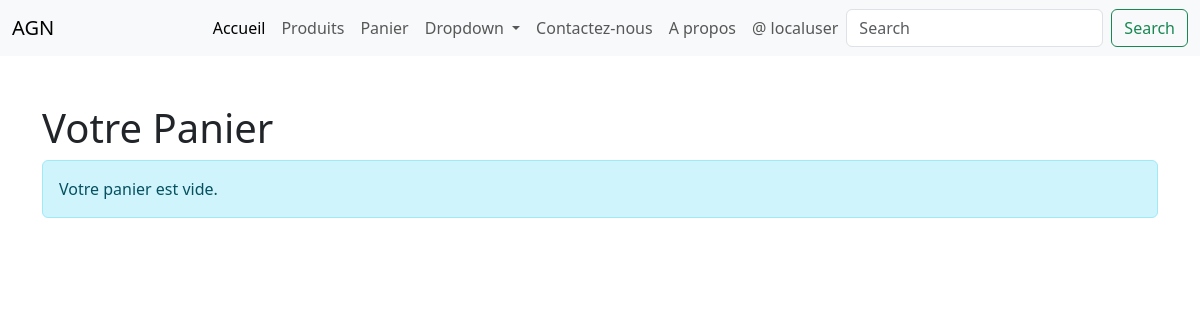
The app's page /products/cart/ (signed in), older data.
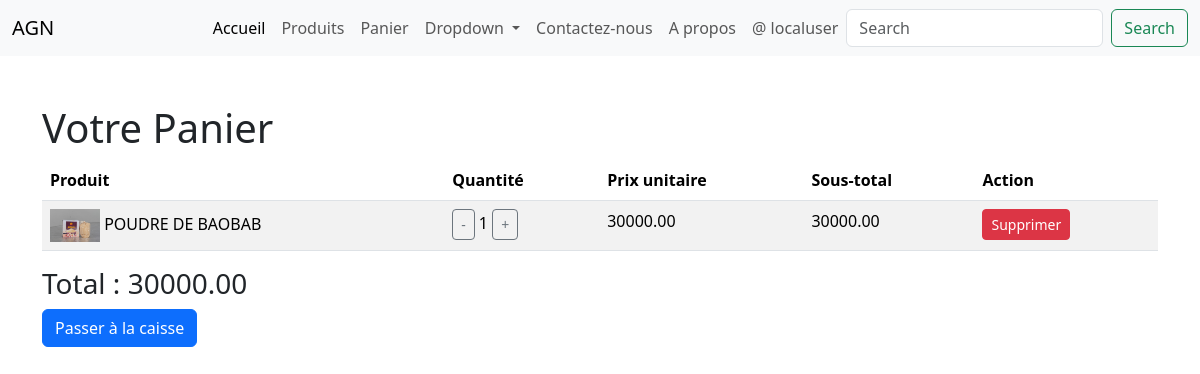
The same page, newer data.
### accounts/models.py (models this page shows, shortened)
class User(AbstractUser):
    profile_pic = models.ImageField(upload_to = "profile_pic", default = "img/profile_pic")
    phone_number = models.CharField(max_length=15, blank=True, null=True)
    address = models.TextField(blank=True, null=True)
    preferences = models.JSONField(default=dict, blank=True, null=True)
    loyalty_points = models.IntegerField(default=0)

### products/models.py (models this page shows, shortened)
class CartItem(models.Model):
    cart = models.ForeignKey(Cart, related_name='items', on_delete=models.CASCADE)
    product = models.ForeignKey(Product, on_delete=models.CASCADE)
    quantity = models.PositiveIntegerField(default=1)
    def get_subtotal(self):
        return self.product.price * self.quantity

class Product(models.Model):
    name = models.CharField(max_length=100)
    description = models.TextField()
    price = models.DecimalField(max_digits=10, decimal_places=2)
    image = models.ImageField(upload_to='product_images/')
    category = models.ForeignKey(Category, on_delete=models.CASCADE)
    author = models.ForeignKey(User, on_delete=models.CASCADE)
    date_creation = models.DateTimeField(auto_now_add=True)
    date_update = models.DateTimeField(auto_now=True)

### products/views.py (the view)
# urls.py: path("cart/", views.cart_view, name="cart_view"),
@login_required
def cart_view(request):
    cart, created = Cart.objects.get_or_create(user=request.user)
    cart_items = cart.items.all()
    total = cart.get_total()
    context = {'cart_items': cart_items, 'total': total}
    return render(request, 'products/panier.html', context)

### products/models.py (called while the page is built)
    def get_total(self):
        return sum(item.get_subtotal() for item in self.items.all())

### products/templates/products/panier.html (shortened to what this page needs)
{% extends "base.html" %}
{% load static %}
{% block content %}
    <div class="container mt-5">
        <h1>Votre Panier</h1>
        {% if cart_items %}
            <table class="table table-striped">
                <thead>
                    <tr>
                        <th>Produit</th>
                        <th>Quantité</th>
                        <th>Prix unitaire</th>
                        <th>Sous-total</th>
                        <th>Action</th>
                    </tr>
                </thead>
                <tbody>
                    {% for item in cart_items %}
                        <tr data-item-id="{{ item.id }}">
                            <td>
                                <img src="{{ item.product.image.url }}" alt="{{ item.product.name }}" width="50">
                                {{ item.product.name }}
                            </td>
                            <td>
                                <button class="btn btn-sm btn-outline-secondary quantity-decrease" data-item-id="{{ item.id }}">-</button>
                                <span class="quantity-value" data-item-id="{{ item.id }}">{{ item.quantity }}</span>
                                <button class="btn btn-sm btn-outline-secondary quantity-increase" data-item-id="{{ item.id }}">+</button>
                            </td>
                            <td>{{ item.product.price }}</td>
                            <td class="subtotal-value" data-item-id="{{ item.id }}">{{ item.get_subtotal }}</td>
                            <td><button class="btn btn-danger btn-sm remove-item" data-item-id="{{ item.id }}">Supprimer</button></td>
                        </tr>
                    {% endfor %}
                </tbody>
            </table>
            <div class="text-right">
                <h3>Total : <span id="cart-total">{{ total }}</span></h3>
                <a href="{% url 'products:checkout' %}" class="btn btn-primary">Passer à la caisse</a>
            </div>
        {% else %}
            <p class="alert alert-info">Votre panier est vide.</p>
        {% endif %}
    </div>
{% endblock %}

### templates/base.html (shortened to what this page needs)
<!doctype html>
{% load static %}
<html lang="en">
  <head>
    {% block css %}
    <link rel="stylesheet" href="">
    {% endblock %}
    <link href="https://cdn.jsdelivr.net/npm/bootstrap@5.3.3/dist/css/bootstrap.min.css" rel="stylesheet">
  </head>
  <body>
    {% block navbar %}
    {% include 'partials/navbar.html' %}
    {% endblock %}
    {% block content %} {% endblock %}
  </body>
</html>

### templates/partials/navbar.html (shortened to what this page needs)
<nav class="navbar navbar-expand-lg bg-body-tertiary">
  <div class="container-fluid">
    <a class="navbar-brand" href="#">AGN</a>
    <div class="collapse navbar-collapse" id="navbarSupportedContent">
      <ul class="navbar-nav ms-auto mb-2 mb-lg-0">
        <li class="nav-item">
          <a class="nav-link active" aria-current="page" href="{% url 'home:index' %}">Accueil</a>
        </li>
        <li class="nav-item">
          <a class="nav-link" href="{% url 'products:product_list' %}">Produits</a>
        </li>
        <li class="nav-item">
          <a class="nav-link" href="{% url 'products:product_list' %}">Panier</a>
        </li>
        <li class="nav-item dropdown">
          <a class="nav-link dropdown-toggle" href="#" role="button" data-bs-toggle="dropdown" aria-expanded="false">
            Dropdown
          </a>
        </li>
        <li class="nav-item">
          <a class="nav-link" href="{% url 'home:contact' %}">Contactez-nous</a>
        </li>
        <li class="nav-item">
          <a class="nav-link" href="{% url 'home:apropos' %}">A propos</a>
        </li>
        <li class="nav-item">
          <a class="nav-link "> {% if request.user.is_authenticated %} @ {{ request.user.username}} {% else %} ?Non connecte {% endif %} </a>
        </li>
      </ul>
      <form class="d-flex" role="search">
        <input class="form-control me-2" type="search" placeholder="Search" aria-label="Search" name="query_search">
        <button class="btn btn-outline-success" type="submit">Search</button>
      </form>
    </div>
  </div>
</nav>

Row changes from the older to the newer data that the page shows:
added CartItem: product.image (picture), product.name "POUDRE DE BAOBAB", quantity "1", product.price "30000.00", get_subtotal "30000.00"
Text that changed along with them:
{{ total }}: (not shown) → "30000.00"
text no longer shown: "Votre panier est vide."
text now shown: "Produit Quantité Prix unitaire Sous-total Action Total : Passer à la caisse"
